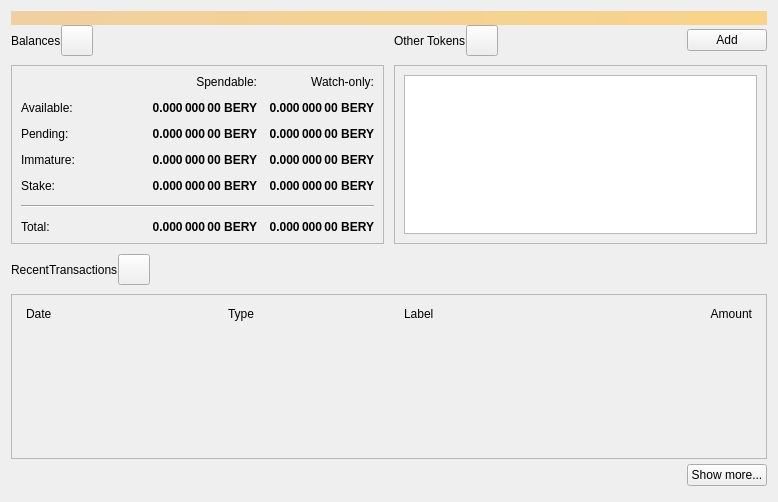
<?xml version="1.0" encoding="UTF-8"?>
<ui version="4.0">
 <class>OverviewPage</class>
 <widget class="QWidget" name="OverviewPage">
  <property name="geometry">
   <rect>
    <x>0</x>
    <y>0</y>
    <width>778</width>
    <height>502</height>
   </rect>
  </property>
  <property name="windowTitle">
   <string>Form</string>
  </property>
  <layout class="QVBoxLayout" name="topLayout">
   <property name="spacing">
    <number>0</number>
   </property>
   <item>
    <widget class="QLabel" name="labelAlerts">
     <property name="visible">
      <bool>false</bool>
     </property>
     <property name="styleSheet">
      <string notr="true">QLabel { background-color: qlineargradient(x1: 0, y1: 0, x2: 1, y2: 0, stop:0 #F0D0A0, stop:1 #F8D488); color:#000000; }</string>
     </property>
     <property name="wordWrap">
      <bool>true</bool>
     </property>
     <property name="margin">
      <number>3</number>
     </property>
     <property name="textInteractionFlags">
      <set>Qt::TextSelectableByMouse</set>
     </property>
    </widget>
   </item>
   <item>
    <layout class="QGridLayout" name="gridLayout_2">
     <item row="0" column="2">
      <layout class="QHBoxLayout" name="horizontalLayout_4">
       <property name="bottomMargin">
        <number>9</number>
       </property>
       <item>
        <widget class="QLabel" name="labelTokens">
         <property name="text">
          <string>Other Tokens</string>
         </property>
        </widget>
       </item>
       <item>
        <widget class="QToolButton" name="labelTokenStatus">
         <property name="toolTip">
          <string>The displayed information may be out of date. Your wallet automatically synchronizes with the Berycoin network after a connection is established, but this process has not completed yet.</string>
         </property>
         <property name="text">
          <string/>
         </property>
         <property name="iconSize">
          <size>
           <width>24</width>
           <height>24</height>
          </size>
         </property>
         <property name="flat" stdset="0">
          <bool>false</bool>
         </property>
        </widget>
       </item>
       <item>
        <spacer name="horizontalSpacer_7">
         <property name="orientation">
          <enum>Qt::Horizontal</enum>
         </property>
         <property name="sizeHint" stdset="0">
          <size>
           <width>40</width>
           <height>20</height>
          </size>
         </property>
        </spacer>
       </item>
       <item>
        <widget class="QPushButton" name="buttonAddToken">
         <property name="text">
          <string>Add</string>
         </property>
        </widget>
       </item>
      </layout>
     </item>
     <item row="1" column="2">
      <widget class="QFrame" name="frameOtherTokens">
       <property name="minimumSize">
        <size>
         <width>0</width>
         <height>100</height>
        </size>
       </property>
       <property name="frameShape">
        <enum>QFrame::StyledPanel</enum>
       </property>
       <property name="frameShadow">
        <enum>QFrame::Raised</enum>
       </property>
       <layout class="QVBoxLayout" name="verticalLayout_10">
        <item>
         <widget class="QListView" name="listTokens">
          <property name="enabled">
           <bool>true</bool>
          </property>
         </widget>
        </item>
       </layout>
      </widget>
     </item>
     <item row="1" column="0">
      <widget class="QFrame" name="frameBalances">
       <property name="frameShape">
        <enum>QFrame::StyledPanel</enum>
       </property>
       <property name="frameShadow">
        <enum>QFrame::Raised</enum>
       </property>
       <layout class="QVBoxLayout" name="verticalLayout_4">
        <item>
         <layout class="QGridLayout" name="gridLayout">
          <property name="spacing">
           <number>12</number>
          </property>
          <item row="2" column="3">
           <widget class="QLabel" name="labelWatchPending">
            <property name="font">
             <font>
              <weight>75</weight>
              <bold>true</bold>
             </font>
            </property>
            <property name="cursor">
             <cursorShape>IBeamCursor</cursorShape>
            </property>
            <property name="toolTip">
             <string>Unconfirmed transactions to watch-only addresses</string>
            </property>
            <property name="text">
             <string notr="true">0.000 000 00 BERY</string>
            </property>
            <property name="alignment">
             <set>Qt::AlignRight|Qt::AlignTrailing|Qt::AlignVCenter</set>
            </property>
            <property name="textInteractionFlags">
             <set>Qt::LinksAccessibleByMouse|Qt::TextSelectableByKeyboard|Qt::TextSelectableByMouse</set>
            </property>
           </widget>
          </item>
          <item row="2" column="2">
           <widget class="QLabel" name="labelUnconfirmed">
            <property name="font">
             <font>
              <weight>75</weight>
              <bold>true</bold>
             </font>
            </property>
            <property name="cursor">
             <cursorShape>IBeamCursor</cursorShape>
            </property>
            <property name="toolTip">
             <string>Total of transactions that have yet to be confirmed, and do not yet count toward the spendable balance</string>
            </property>
            <property name="text">
             <string notr="true">0.000 000 00 BERY</string>
            </property>
            <property name="alignment">
             <set>Qt::AlignRight|Qt::AlignTrailing|Qt::AlignVCenter</set>
            </property>
            <property name="textInteractionFlags">
             <set>Qt::LinksAccessibleByMouse|Qt::TextSelectableByKeyboard|Qt::TextSelectableByMouse</set>
            </property>
           </widget>
          </item>
          <item row="3" column="2">
           <widget class="QLabel" name="labelImmature">
            <property name="font">
             <font>
              <weight>75</weight>
              <bold>true</bold>
             </font>
            </property>
            <property name="cursor">
             <cursorShape>IBeamCursor</cursorShape>
            </property>
            <property name="toolTip">
             <string>Mined balance that has not yet matured</string>
            </property>
            <property name="text">
             <string notr="true">0.000 000 00 BERY</string>
            </property>
            <property name="alignment">
             <set>Qt::AlignRight|Qt::AlignTrailing|Qt::AlignVCenter</set>
            </property>
            <property name="textInteractionFlags">
             <set>Qt::LinksAccessibleByMouse|Qt::TextSelectableByKeyboard|Qt::TextSelectableByMouse</set>
            </property>
           </widget>
          </item>
          <item row="3" column="0">
           <widget class="QLabel" name="labelImmatureText">
            <property name="text">
             <string>Immature:</string>
            </property>
           </widget>
          </item>
          <item row="0" column="3">
           <widget class="QLabel" name="labelWatchonly">
            <property name="text">
             <string>Watch-only:</string>
            </property>
            <property name="alignment">
             <set>Qt::AlignRight|Qt::AlignTrailing|Qt::AlignVCenter</set>
            </property>
           </widget>
          </item>
          <item row="1" column="0">
           <widget class="QLabel" name="labelBalanceText">
            <property name="text">
             <string>Available:</string>
            </property>
           </widget>
          </item>
          <item row="1" column="2">
           <widget class="QLabel" name="labelBalance">
            <property name="font">
             <font>
              <weight>75</weight>
              <bold>true</bold>
             </font>
            </property>
            <property name="cursor">
             <cursorShape>IBeamCursor</cursorShape>
            </property>
            <property name="toolTip">
             <string>Your current spendable balance</string>
            </property>
            <property name="text">
             <string notr="true">0.000 000 00 BERY</string>
            </property>
            <property name="alignment">
             <set>Qt::AlignRight|Qt::AlignTrailing|Qt::AlignVCenter</set>
            </property>
            <property name="textInteractionFlags">
             <set>Qt::LinksAccessibleByMouse|Qt::TextSelectableByKeyboard|Qt::TextSelectableByMouse</set>
            </property>
           </widget>
          </item>
          <item row="1" column="3">
           <widget class="QLabel" name="labelWatchAvailable">
            <property name="font">
             <font>
              <weight>75</weight>
              <bold>true</bold>
             </font>
            </property>
            <property name="cursor">
             <cursorShape>IBeamCursor</cursorShape>
            </property>
            <property name="toolTip">
             <string>Your current balance in watch-only addresses</string>
            </property>
            <property name="text">
             <string notr="true">0.000 000 00 BERY</string>
            </property>
            <property name="alignment">
             <set>Qt::AlignRight|Qt::AlignTrailing|Qt::AlignVCenter</set>
            </property>
            <property name="textInteractionFlags">
             <set>Qt::LinksAccessibleByMouse|Qt::TextSelectableByKeyboard|Qt::TextSelectableByMouse</set>
            </property>
           </widget>
          </item>
          <item row="2" column="0">
           <widget class="QLabel" name="labelPendingText">
            <property name="text">
             <string>Pending:</string>
            </property>
           </widget>
          </item>
          <item row="0" column="2">
           <widget class="QLabel" name="labelSpendable">
            <property name="text">
             <string>Spendable:</string>
            </property>
            <property name="alignment">
             <set>Qt::AlignRight|Qt::AlignTrailing|Qt::AlignVCenter</set>
            </property>
           </widget>
          </item>
          <item row="4" column="0">
           <widget class="QLabel" name="labelStakeText">
            <property name="text">
             <string>Stake:</string>
            </property>
           </widget>
          </item>
          <item row="4" column="2">
           <widget class="QLabel" name="labelStake">
            <property name="font">
             <font>
              <weight>75</weight>
              <bold>true</bold>
             </font>
            </property>
            <property name="text">
             <string>0.000 000 00 BERY</string>
            </property>
            <property name="alignment">
             <set>Qt::AlignRight|Qt::AlignTrailing|Qt::AlignVCenter</set>
            </property>
            <property name="textInteractionFlags">
             <set>Qt::LinksAccessibleByMouse|Qt::TextSelectableByKeyboard|Qt::TextSelectableByMouse</set>
            </property>
           </widget>
          </item>
          <item row="4" column="3">
           <widget class="QLabel" name="labelWatchStake">
            <property name="font">
             <font>
              <weight>75</weight>
              <bold>true</bold>
             </font>
            </property>
            <property name="text">
             <string>0.000 000 00 BERY</string>
            </property>
            <property name="alignment">
             <set>Qt::AlignRight|Qt::AlignTrailing|Qt::AlignVCenter</set>
            </property>
            <property name="textInteractionFlags">
             <set>Qt::LinksAccessibleByMouse|Qt::TextSelectableByKeyboard|Qt::TextSelectableByMouse</set>
            </property>
           </widget>
          </item>
          <item row="3" column="3">
           <widget class="QLabel" name="labelWatchImmature">
            <property name="font">
             <font>
              <weight>75</weight>
              <bold>true</bold>
             </font>
            </property>
            <property name="cursor">
             <cursorShape>IBeamCursor</cursorShape>
            </property>
            <property name="toolTip">
             <string>Mined balance in watch-only addresses that has not yet matured</string>
            </property>
            <property name="text">
             <string notr="true">0.000 000 00 BERY</string>
            </property>
            <property name="alignment">
             <set>Qt::AlignRight|Qt::AlignTrailing|Qt::AlignVCenter</set>
            </property>
            <property name="textInteractionFlags">
             <set>Qt::LinksAccessibleByMouse|Qt::TextSelectableByKeyboard|Qt::TextSelectableByMouse</set>
            </property>
           </widget>
          </item>
          <item row="7" column="3">
           <widget class="QLabel" name="labelWatchTotal">
            <property name="font">
             <font>
              <weight>75</weight>
              <bold>true</bold>
             </font>
            </property>
            <property name="cursor">
             <cursorShape>IBeamCursor</cursorShape>
            </property>
            <property name="toolTip">
             <string>Current total balance in watch-only addresses</string>
            </property>
            <property name="text">
             <string notr="true">0.000 000 00 BERY</string>
            </property>
            <property name="alignment">
             <set>Qt::AlignRight|Qt::AlignTrailing|Qt::AlignVCenter</set>
            </property>
            <property name="textInteractionFlags">
             <set>Qt::LinksAccessibleByMouse|Qt::TextSelectableByKeyboard|Qt::TextSelectableByMouse</set>
            </property>
           </widget>
          </item>
          <item row="5" column="0" colspan="4">
           <spacer name="verticalSpacer">
            <property name="orientation">
             <enum>Qt::Vertical</enum>
            </property>
            <property name="sizeHint" stdset="0">
             <size>
              <width>20</width>
              <height>40</height>
             </size>
            </property>
           </spacer>
          </item>
          <item row="7" column="2">
           <widget class="QLabel" name="labelTotal">
            <property name="font">
             <font>
              <weight>75</weight>
              <bold>true</bold>
             </font>
            </property>
            <property name="cursor">
             <cursorShape>IBeamCursor</cursorShape>
            </property>
            <property name="toolTip">
             <string>Your current total balance</string>
            </property>
            <property name="text">
             <string notr="true">0.000 000 00 BERY</string>
            </property>
            <property name="alignment">
             <set>Qt::AlignRight|Qt::AlignTrailing|Qt::AlignVCenter</set>
            </property>
            <property name="textInteractionFlags">
             <set>Qt::LinksAccessibleByMouse|Qt::TextSelectableByKeyboard|Qt::TextSelectableByMouse</set>
            </property>
           </widget>
          </item>
          <item row="0" column="1" rowspan="5">
           <spacer name="horizontalSpacer_5">
            <property name="orientation">
             <enum>Qt::Horizontal</enum>
            </property>
            <property name="sizeHint" stdset="0">
             <size>
              <width>40</width>
              <height>20</height>
             </size>
            </property>
           </spacer>
          </item>
          <item row="7" column="0">
           <widget class="QLabel" name="labelTotalText">
            <property name="text">
             <string>Total:        </string>
            </property>
           </widget>
          </item>
          <item row="6" column="0" colspan="4">
           <widget class="Line" name="hLine">
            <property name="orientation">
             <enum>Qt::Horizontal</enum>
            </property>
           </widget>
          </item>
         </layout>
        </item>
       </layout>
      </widget>
     </item>
     <item row="0" column="0">
      <layout class="QHBoxLayout" name="horizontalLayout_2">
       <property name="bottomMargin">
        <number>9</number>
       </property>
       <item>
        <widget class="QLabel" name="labelBalances">
         <property name="text">
          <string>Balances</string>
         </property>
        </widget>
       </item>
       <item>
        <widget class="QToolButton" name="labelWalletStatus">
         <property name="enabled">
          <bool>true</bool>
         </property>
         <property name="toolTip">
          <string>The displayed information may be out of date. Your wallet automatically synchronizes with the Berycoin network after a connection is established, but this process has not completed yet.</string>
         </property>
         <property name="text">
          <string/>
         </property>
         <property name="icon">
          <iconset>
           <normaloff>:/icons/warning</normaloff>
           <disabledoff>:/icons/warning</disabledoff>:/icons/warning</iconset>
         </property>
         <property name="iconSize">
          <size>
           <width>24</width>
           <height>24</height>
          </size>
         </property>
         <property name="flat" stdset="0">
          <bool>false</bool>
         </property>
        </widget>
       </item>
       <item>
        <spacer name="horizontalSpacer">
         <property name="orientation">
          <enum>Qt::Horizontal</enum>
         </property>
         <property name="sizeHint" stdset="0">
          <size>
           <width>40</width>
           <height>20</height>
          </size>
         </property>
        </spacer>
       </item>
      </layout>
     </item>
     <item row="0" column="1" rowspan="2">
      <spacer name="horizontalSpacer_4">
       <property name="orientation">
        <enum>Qt::Horizontal</enum>
       </property>
       <property name="sizeType">
        <enum>QSizePolicy::Fixed</enum>
       </property>
       <property name="sizeHint" stdset="0">
        <size>
         <width>10</width>
         <height>20</height>
        </size>
       </property>
      </spacer>
     </item>
    </layout>
   </item>
   <item>
    <spacer name="verticalSpacer_4">
     <property name="orientation">
      <enum>Qt::Vertical</enum>
     </property>
     <property name="sizeType">
      <enum>QSizePolicy::Fixed</enum>
     </property>
     <property name="sizeHint" stdset="0">
      <size>
       <width>20</width>
       <height>10</height>
      </size>
     </property>
    </spacer>
   </item>
   <item>
    <layout class="QHBoxLayout" name="horizontalLayout_6">
     <property name="bottomMargin">
      <number>9</number>
     </property>
     <item>
      <widget class="QLabel" name="labelRecentTransactions">
       <property name="text">
        <string>RecentTransactions</string>
       </property>
      </widget>
     </item>
     <item>
      <widget class="QToolButton" name="labelTransactionsStatus">
       <property name="enabled">
        <bool>true</bool>
       </property>
       <property name="toolTip">
        <string>The displayed information may be out of date. Your wallet automatically synchronizes with the Berycoin network after a connection is established, but this process has not completed yet.</string>
       </property>
       <property name="text">
        <string/>
       </property>
       <property name="icon">
        <iconset>
         <normaloff>:/icons/warning</normaloff>
         <disabledoff>:/icons/warning</disabledoff>:/icons/warning</iconset>
       </property>
       <property name="iconSize">
        <size>
         <width>24</width>
         <height>24</height>
        </size>
       </property>
       <property name="flat" stdset="0">
        <bool>false</bool>
       </property>
      </widget>
     </item>
     <item>
      <spacer name="horizontalSpacer_3">
       <property name="orientation">
        <enum>Qt::Horizontal</enum>
       </property>
       <property name="sizeHint" stdset="0">
        <size>
         <width>40</width>
         <height>20</height>
        </size>
       </property>
      </spacer>
     </item>
    </layout>
   </item>
   <item>
    <layout class="QVBoxLayout" name="verticalLayout_3">
     <item>
      <widget class="QFrame" name="frameRecentTransactions">
       <property name="frameShape">
        <enum>QFrame::StyledPanel</enum>
       </property>
       <property name="frameShadow">
        <enum>QFrame::Raised</enum>
       </property>
       <layout class="QVBoxLayout" name="verticalLayout_8">
        <item>
         <layout class="QHBoxLayout" name="horizontalLayout_3">
          <property name="spacing">
           <number>5</number>
          </property>
          <property name="leftMargin">
           <number>5</number>
          </property>
          <property name="rightMargin">
           <number>5</number>
          </property>
          <item>
           <widget class="QLabel" name="labelDate">
            <property name="text">
             <string>Date</string>
            </property>
           </widget>
          </item>
          <item>
           <spacer name="horizontalSpacer_2">
            <property name="orientation">
             <enum>Qt::Horizontal</enum>
            </property>
            <property name="sizeType">
             <enum>QSizePolicy::Fixed</enum>
            </property>
            <property name="sizeHint" stdset="0">
             <size>
              <width>25</width>
              <height>20</height>
             </size>
            </property>
           </spacer>
          </item>
          <item>
           <widget class="QLabel" name="labelType">
            <property name="text">
             <string>Type</string>
            </property>
           </widget>
          </item>
          <item>
           <widget class="QLabel" name="labelAddress">
            <property name="text">
             <string>Label</string>
            </property>
           </widget>
          </item>
          <item>
           <widget class="QLabel" name="labelAmount">
            <property name="text">
             <string>Amount</string>
            </property>
            <property name="alignment">
             <set>Qt::AlignRight|Qt::AlignTrailing|Qt::AlignVCenter</set>
            </property>
           </widget>
          </item>
         </layout>
        </item>
        <item>
         <widget class="QListView" name="listTransactions">
          <property name="styleSheet">
           <string notr="true">QListView { background: transparent; }</string>
          </property>
          <property name="frameShape">
           <enum>QFrame::NoFrame</enum>
          </property>
          <property name="verticalScrollBarPolicy">
           <enum>Qt::ScrollBarAlwaysOff</enum>
          </property>
          <property name="horizontalScrollBarPolicy">
           <enum>Qt::ScrollBarAlwaysOff</enum>
          </property>
         </widget>
        </item>
       </layout>
      </widget>
     </item>
     <item>
      <layout class="QHBoxLayout" name="horizontalLayout">
       <property name="topMargin">
        <number>5</number>
       </property>
       <property name="bottomMargin">
        <number>5</number>
       </property>
       <item>
        <spacer name="horizontalSpacer_6">
         <property name="orientation">
          <enum>Qt::Horizontal</enum>
         </property>
         <property name="sizeHint" stdset="0">
          <size>
           <width>40</width>
           <height>20</height>
          </size>
         </property>
        </spacer>
       </item>
       <item>
        <widget class="QPushButton" name="showMoreButton">
         <property name="text">
          <string>Show more...</string>
         </property>
        </widget>
       </item>
      </layout>
     </item>
    </layout>
   </item>
  </layout>
 </widget>
 <resources/>
 <connections/>
</ui>
